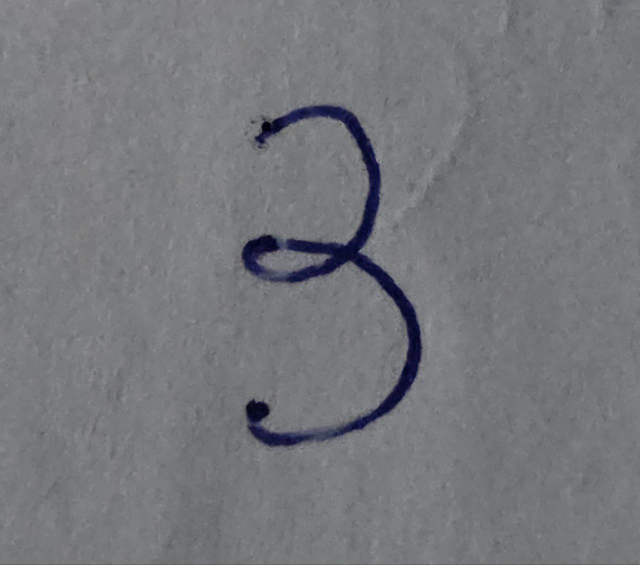
#> input picture 6/src/example/my_3.jpg, 1280 x 1130 px (shown at 1/2 size)
$ python preprocess.py example/my_3.jpg
#> lines starting #> are read from the running program, lines starting #| are printed output that depends on the picture; after the words box and inside, x2 and y2 are one past the last pixel; in counts of white or black regions, pixels touching at a corner belong together
import cv2
import numpy as np
import math
import matplotlib.pyplot as plt

def preprocess_image(path):
#> called with path = 'example/my_3.jpg'
    image = cv2.imread(path)
#> image is the input picture: shape (1130, 1280, 3); mean B, G, R 122.6, 118.9, 118

    # Grayscale image
    image = cv2.cvtColor(image, cv2.COLOR_RGB2GRAY)
#> image: shape (1130, 1280)
    image = cv2.bitwise_not(image)
    image = cv2.normalize(image, None, alpha=0, beta=255, norm_type=cv2.NORM_MINMAX)
    _ret, image = cv2.threshold(image, 128, 255, type=cv2.THRESH_BINARY)
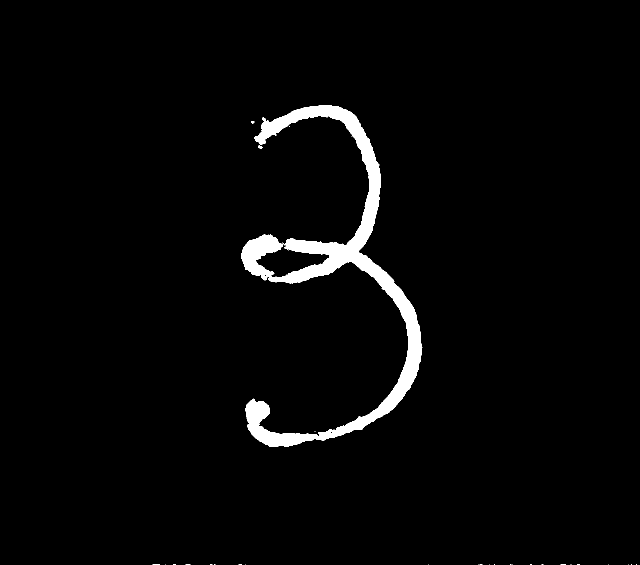
#> image: shape (1130, 1280) (shown at 1/2 size); 2.8% white; 31 white regions (29 under 20 px), largest, box (x1, y1, x2, y2) and area: (483, 210, 845, 894) 39682, (502, 243, 509, 247) 21

    # Resizing before cropping into bounding box
    image = cv2.resize(image, None, fx=0.25, fy=0.25, interpolation=cv2.INTER_AREA)
#> image: shape (282, 320)
    image = cv2.normalize(image, None, alpha=0, beta=255, norm_type=cv2.NORM_MINMAX)
    _ret, image = cv2.threshold(image, 128, 255, type=cv2.THRESH_BINARY | cv2.THRESH_OTSU)
#> image: shape (282, 320); 2.8% white; 2 white regions (1 under 20 px), largest, box (x1, y1, x2, y2) and area: (121, 53, 211, 224) 2495

    # Cropping image
    while np.sum(image[0]) == 0:
        image = image[1:]
#> this loop made 53 passes
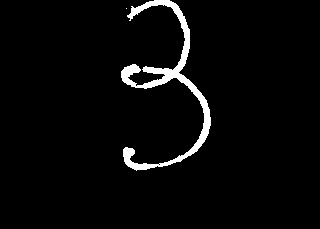
#> image: shape (229, 320); 3.4% white; 2 white regions (1 under 20 px), largest, box (x1, y1, x2, y2) and area: (121, 0, 211, 171) 2495
    while np.sum(image[:,0]) == 0:
        image = np.delete(image,0,1)
#> this loop made 121 passes
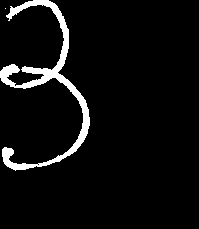
#> image: shape (229, 199); 5.5% white; 2 white regions (1 under 20 px), largest, box (x1, y1, x2, y2) and area: (0, 0, 90, 171) 2495
    while np.sum(image[-1]) == 0:
        image = image[:-1]
#> this loop made 58 passes
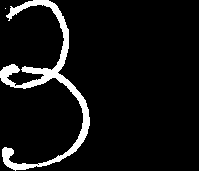
#> image: shape (171, 199); 7.3% white; 2 white regions (1 under 20 px), largest, box (x1, y1, x2, y2) and area: (0, 0, 90, 171) 2495
    while np.sum(image[:,-1]) == 0:
        image = np.delete(image,-1,1)
#> this loop made 109 passes
#> pass 1, in preprocess_image, `image = np.delete(image,-1,1)`:
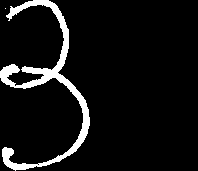
#> image: shape (171, 198); 7.4% white; 2 white regions (1 under 20 px), largest, box (x1, y1, x2, y2) and area: (0, 0, 90, 171) 2495
#> after the loop:
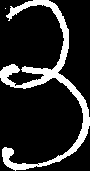
#> image: shape (171, 90); 16.2% white; 2 white regions (1 under 20 px), largest, box (x1, y1, x2, y2) and area: (0, 0, 90, 171) 2495

    rows, cols = image.shape
#> rows = 171; cols = 90

    if rows > cols:
        factor = 20.0/rows
#> factor = 0.117
        rows = 20
        cols = int(round(cols * factor))
#> cols = 11
        image = cv2.resize(image, (cols,rows), interpolation=cv2.INTER_AREA)
    else:
        factor = 20.0/cols
        cols = 20
        rows = int(round(rows * factor))
        image = cv2.resize(image, (cols, rows), interpolation=cv2.INTER_AREA)
    image = cv2.normalize(image, None, alpha=0, beta=255, norm_type=cv2.NORM_MINMAX)
    _ret, image = cv2.threshold(image, 128, 255, type=cv2.THRESH_BINARY | cv2.THRESH_OTSU)

    # Add padding to make 28x28
    colsPadding = int(math.ceil((28 - cols) / 2.0)), int(math.floor((28 - cols) / 2.0))
#> colsPadding = (9, 8)
    rowsPadding = int(math.ceil((28 - rows) / 2.0)), int(math.floor((28 - rows) / 2.0))
    image = np.pad(image, (rowsPadding, colsPadding), 'constant')
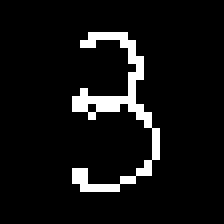
#> image: shape (28, 28) (shown 8 times larger); 7% white in thin lines or dots, all inside (x1, y1, x2, y2) = (9, 4, 20, 24)

    return image

if __name__ == "__main__":
    import sys

    if len(sys.argv) <= 1:
        print("Usage: python preprocess.py <path>")
        exit(0)

    path = sys.argv[1]
    image = preprocess_image(path)

    plt.imshow(image, cmap='gray', vmin=0, vmax=255)
    plt.show()
